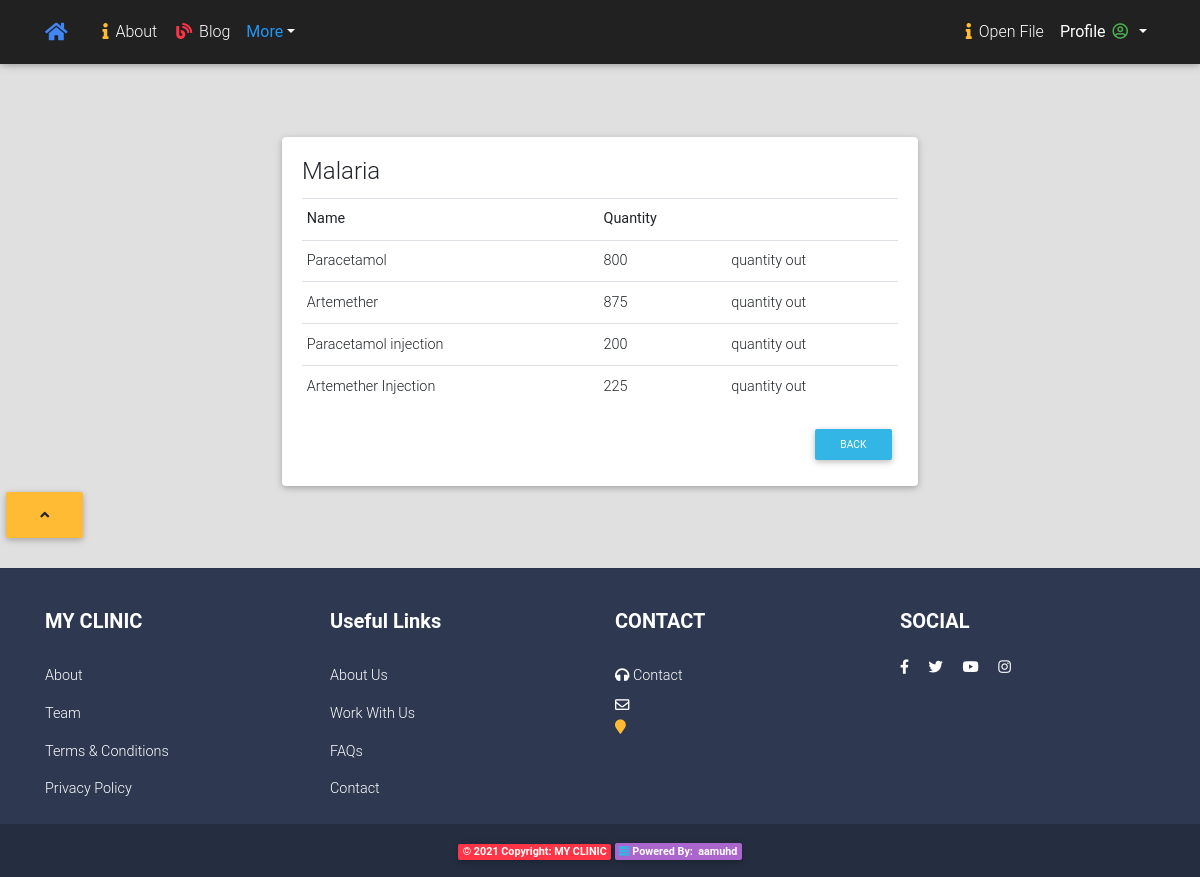
Page /stock/medicine/5/ (signed in) on the committed database.
### stock/models.py (models this page shows, shortened)
class Category(models.Model):
    name = models.CharField(max_length=30)
    class Meta:
        verbose_name_plural = 'Categories'
    def __str__(self):
        return self.name

class Medicine(models.Model):
    category = models.ForeignKey(Category, on_delete=models.CASCADE)
    name = models.CharField(max_length=30)
    quantity = models.IntegerField()

### patientsrecords/decorators.py (the view)
        def wrapper_func(request, *args, **kwargs):
            if request.user.groups.exists:
                group = request.user.groups.all()
                for grp in group:
                    if grp.name in authorized_users:
                        return view_func(request, *args, **kwargs)
                    else:
                        return HttpResponse('<h1>You are not allowed here</h1>')

### stock/views.py (called while the page is built)
@login_required(login_url = 'account:login')
@allow_users(authorized_users = ['admin', 'pharmacist'])
def medicine(request, m_id):
    category = Category.objects.get(id=m_id)
    med = category.medicine_set.all()
    context = {'medicines': med, 'category': category}
    return render(request, 'stock/medicine.html', context)

### templates/stock/medicine.html (shortened to what this page needs)
{% extends 'core/base.html' %}
{% load static %}
{% block content %}
    <div class="container" style="margin-top: 10%;">
        <div class="row" style="width: 60%; margin-left: 20%; margin-right: 20%;">
            <div class="col-md">
                <div class="card card-body">
                    <h4 class="card-title">
                      {{ category }}
                    </h4>
                  <table class="table table-sm">
                      <tr>
                          <th>Name</th>
                          <th>Quantity</th>
                          <th></th>
                      </tr>
                      {% for medicine in medicines %}
                      <tr>
                        <td>
                          {{ medicine.name }}
                        </td>
                        <td>
                          {{ medicine.quantity }}
                        </td>
                        <td>
                          <a href="{% url 'stock:medicine_given' medicine.id %}">
                            quantity out
                          </a>
                        </td>
                      </tr>
                      {% endfor %}
                  </table>
                  <div style="width: auto;" class="text-right">
                    <a href="{% url 'stock:categories' %}" class="btn btn-sm btn-info">
                      back
                    </a>
                  </div>
                </div>
            </div>
        </div>
</div>
{% endblock content %}

### static/core/css/style.css (style rules this page uses)
body, html { height: 100%; }

### static/css/style.css (style rules this page uses)
html, body, .view { height: 100%; }

### templates/core/base.html (style rules this page uses)
html, body, header { height: 60vh; }

### rows in the picture
Category: name "Malaria"
Medicine: name "Paracetamol", quantity "800"
Medicine: name "Artemether", quantity "875"
Medicine: name "Paracetamol injection", quantity "200"
Medicine: name "Artemether Injection", quantity "225"
